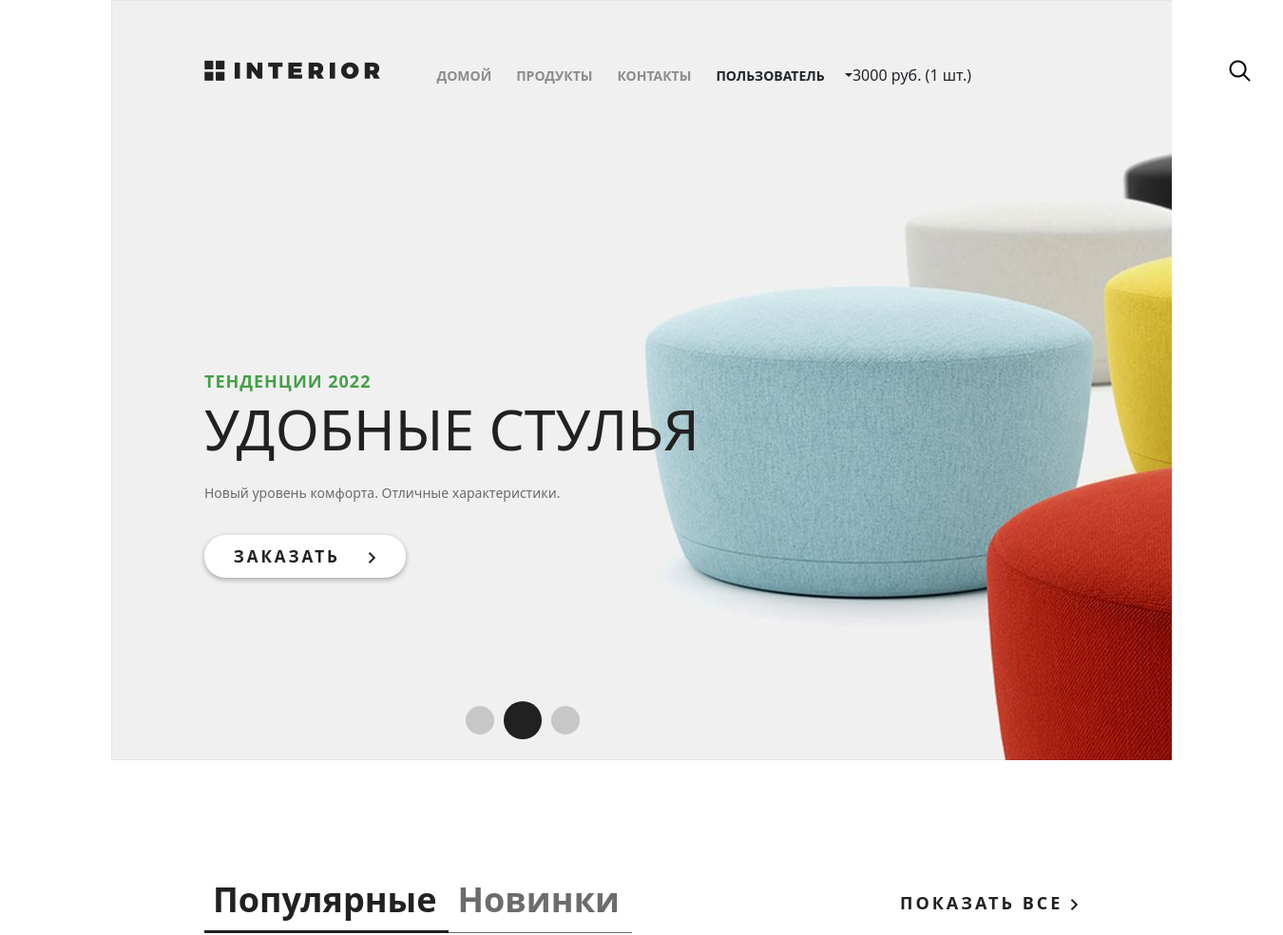
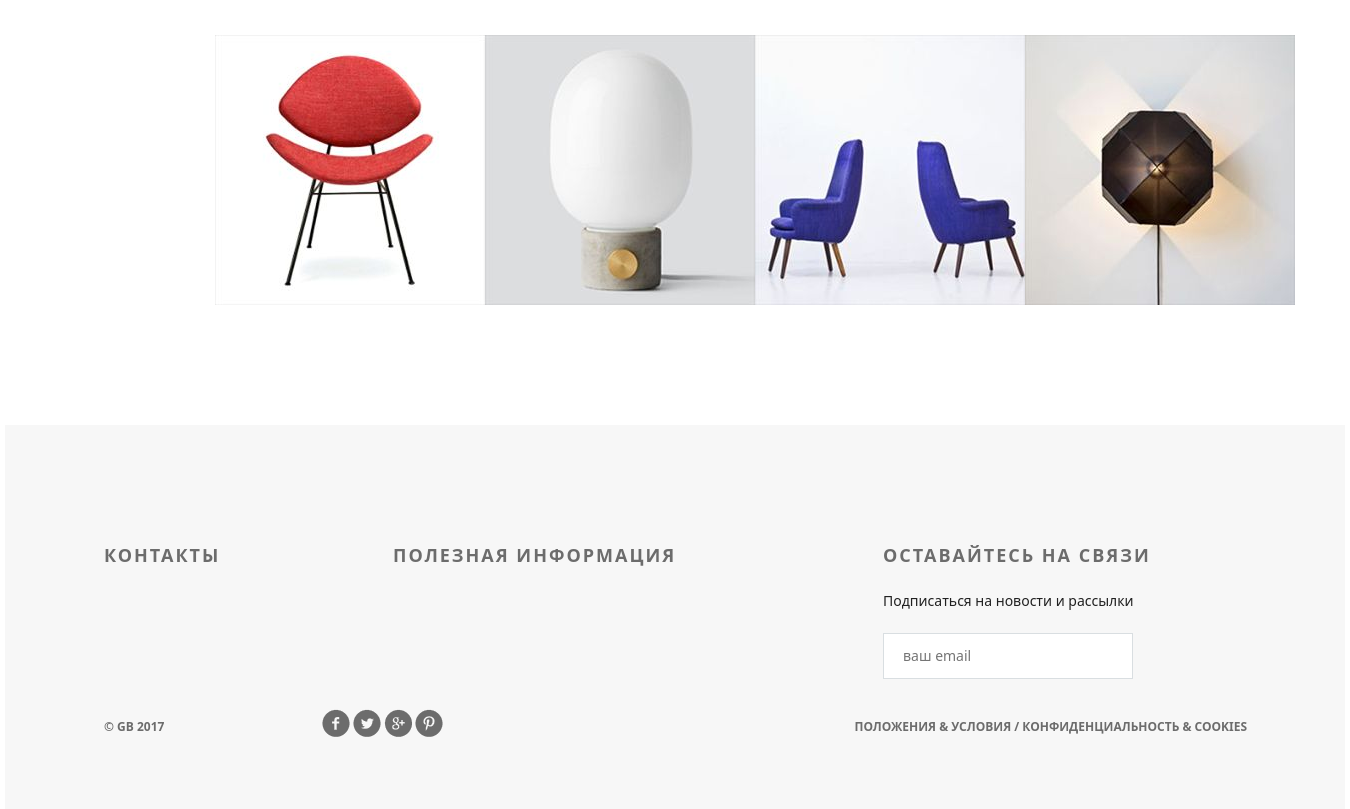
Page / (signed in) on the committed database (2 pictures, top to bottom).
### authapp/models.py (models this page shows, shortened)
class ShopUser(AbstractUser):
    avatar = models.ImageField(upload_to='users_avatars', blank=True)
    age = models.PositiveIntegerField(verbose_name='возраст')
    activation_key = models.CharField(max_length=128, blank=True)
    activation_key_expires = models.DateTimeField(default=(now() + timedelta(hours=48)))

### basketapp/models.py (models this page shows, shortened)
class Basket(models.Model):
    user = models.ForeignKey(
        settings.AUTH_USER_MODEL,
        on_delete=models.CASCADE,
        related_name='basket',
    )
    product = models.ForeignKey(
        Product,
        on_delete=models.CASCADE
    )
    quantity = models.PositiveIntegerField(verbose_name='количество', default=0)
    add_datetime = models.DateTimeField(verbose_name='время', auto_now_add=True)
    @property
    def product_cost(self):
        return self.product.price * self.quantity
    @property
    def total_quantity(self):
        _items = Basket.objects.filter(user=self.user)
        _totalquantity = sum(list(map(lambda x: x.quantity, _items)))
        return _totalquantity
    @property
    def total_cost(self):
        _items = Basket.objects.filter(user=self.user)
        _totalcost = sum(list(map(lambda x: x.product_cost, _items)))
        return _totalcost

### mainapp/models.py (models this page shows, shortened)
class Product(models.Model):
    category = models.ForeignKey(
        ProductCategory,
        on_delete=models.CASCADE
    )
    name = models.CharField(
        verbose_name='имя продукт',
        max_length=128
    )
    image = models.ImageField(
        upload_to='products_images',
        blank=True
    )
    short_desc = models.CharField(
        verbose_name='краткое описание',
        max_length=60,
        blank=True
    )
    description = models.TextField(
        verbose_name='описание',
        blank=True
    )
    price = models.DecimalField(
        verbose_name='цена',
        max_digits=8,
        decimal_places=2,
        default=0
    )
    quantity = models.PositiveIntegerField(
        verbose_name='количество на складе',
        default=0
    )
    is_active = models.BooleanField(
        verbose_name='активна',
        default=True
    )

### geekshop/views.py (the view)
# urls.py: path('', index, name='index'),
def index(request):
    products = Product.objects.all()[:4]
    context = {
        'title': 'главная',
        'products': products,
    }
    return render(request, 'geekshop/index.html', context)

### mainapp/context_processors.py (called while the page is built)
def basket(request):
    print(f'context processor basket works')
    basket = []
    if request.user.is_authenticated:
        basket = Basket.objects.filter(user=request.user)
    return {
        'basket': basket,
    }

### geekshop/templates/geekshop/index.html (shortened to what this page needs)
{% extends 'geekshop/base.html' %}
{% load static %}
{% block content %}
		<div class="slider">
        {% include 'geekshop/includes/header.html' %}
			<div class="text-slider">
				<h3 class="green">тенденции {% now "Y" %}</h3>
				<h3 class="big"> удобные стулья</h3>
				<p>Новый уровень комфорта. Отличные характеристики.</p>
				<a href="#" class="button-order">заказать <img src="{% static 'geekshop/img/arrow.png' %}" alt=""></a>
			</div>
			<div class="navi">
				<a href="#"></a><a href="#"></a><a href="#"></a>
			</div>
		</div>
		<div class="featured">
			<div class="featured-menu">
				<a class="active" href="#">Популярные</a><a href="#">Новинки</a>
			</div>
			<a class="explore" href="#">показать все <img src="{% static 'geekshop/img/arrow.png' %}" alt=""></a>
			<div class="clearfix">
			</div>
			<div class="tab-content">
				{% for product in products %}
					<div class="block">
						<a href="#"><img src="/media/{{product.image}}" alt="">
						</a>
					</div>
				{% endfor %}
			</div>
		</div>
{% endblock %}

### geekshop/templates/geekshop/includes/header.html (shortened to what this page needs)
<div class="header clearfix">
    <a href="{% url 'index' %}" class="logo"></a>
    <ul class="menu">
        <li><a href="{% url 'index' %}" class="{% if request == '/' %}active{% endif %}">домой</a></li>
        <li><a href="{% url 'products:index' %}">продукты</a></li>
        <li><a href="{% url 'contacts' %}">контакты</a></li>
        {% if user.is_authenticated %}
            <li class="dropdown-toggle" id="dropdownMenuButton1" data-bs-toggle="dropdown" aria-expanded="false">
                <a>{{ user.first_name|default:'Пользователь' }}</a>
            </li>
            {% if basket %}
                <span>
                    {{ basket.0.total_cost|floatformat:0 }} руб.
                    ({{ basket.0.total_quantity }} шт.)
                </span>
            {% endif %}
        {% endif %}
    </ul>
    <a href="#" class="search"></a>
</div>

### geekshop/static/geekshop/style.css (style rules this page uses)
* { margin: 0; padding: 0; }
body { font-family: 'Montserrat', sans-serif; }
html, body { height: 100%; }
.slider { height: 800px; background-image: url(img/slider.jpg); padding-left: 98px; padding-right: 211px; position: relative; }
.logo { background-image: url(img/logo.png); margin-top: 63px; width: 185px; height: 22px; float: left; }
.menu { list-style-type: none; margin-top: 67px; float: right; }
.menu li { float: left; }
.menu a { color: #8c8c8c; font-size: 14px; font-weight: 700; text-align: right; text-transform: uppercase; text-decoration: none; padding: 10px 13px; }
.search { display: block; width: 23px; height: 23px; background-image: url(img/search.png); position: absolute; top: 63px; left: 1176px; }
.clearfix:after { content: ""; display: block; clear: both; }
.text-slider { margin-top: 288px; position: absolute; }
.text-slider p { color: #6c6c6c; font-size: 14px; text-align: left; width: 458px; line-height: 24px; }
.button-order { background-color: #ffffff; box-shadow: 0px 2px 4.85px 0.15px rgba(33, 33, 33, 0.35); width: 212px; height: 45px; display: block; text-transform: uppercase; text-align: center; border-radius: 22px; text-decoration: none; color: #212121; font-size: 17px; font-weight: 700; line-height: 45px; margin-top: 32px; letter-spacing: 3px; }
.button-order img { padding-left: 22px; }
.green { text-transform: uppercase; color: #43a047; font-size: 18px; font-weight: 700; text-align: left; margin-bottom: 22px; line-height: 13px; letter-spacing: 1px; }
.big { color: #212121; font-size: 59px; line-height: 43px; text-transform: uppercase; font-weight: 100; margin-bottom: 34px; }
.navi { position: absolute; bottom: 22px; right: 618px; display: flex; width: 130px; height: 40px; justify-content: space-between; align-items: center; }
.navi a { display: block; width: 30px; height: 30px; border-radius: 50%; background-color: rgba(33, 33, 33, 0.2); float: left; margin: 0px 5px; }
.navi a:nth-child(2) { display: block; width: 40px; height: 40px; border-radius: 50%; background-color: #212121; float: left; margin: 0px; }
.featured { padding-left: 98px; padding-right: 98px; }
.featured-menu { margin-top: 120px; width: 300px; height: 49px; float: left; }
.featured-menu a { color: #6c6c6c; font-size: 36px; font-weight: 700; text-align: left; text-decoration: none; border-bottom: 1px solid #6c6c6c; padding-bottom: 10px; padding-right: 13px; padding-left: 9px; }
.featured-menu .active { font-size: 36px; font-weight: 700; text-align: left; color: #212121; border-bottom: 3px solid #212121; padding-bottom: 8px; }
.explore { text-transform: uppercase; color: #212121; font-size: 18px; font-weight: 700; line-height: 24px; text-align: center; float: right; margin-top: 138px; letter-spacing: 3px; text-decoration: none; }
.tab-content { margin-top: 50px; display: flex; justify-content: space-between; margin-bottom: 120px; }
.tab-content .block { height: 270px; width: 270px; position: relative; }

### rows in the picture
ShopUser: first_name "ПОЛЬЗОВАТЕЛЬ"
Basket: user+product+quantity "3000", user+quantity "1"
Product: image (picture)
Product: image (picture)
Product: image (picture)
Product: image (picture)
